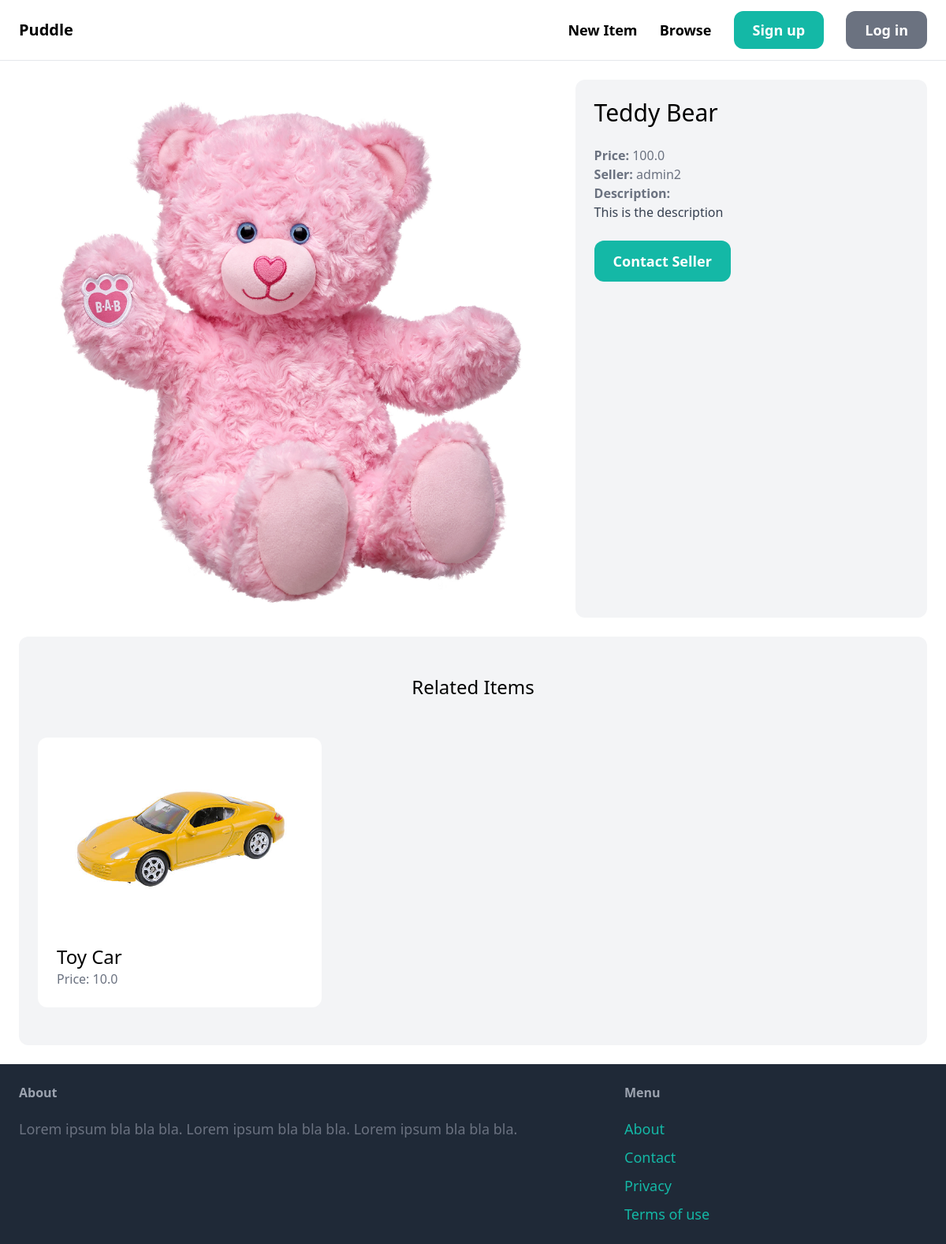
Page /items/1/ on the committed database.
### item/models.py (models this page shows, shortened)
class Item(models.Model):
    category = models.ForeignKey(Category, related_name='items', on_delete=models.CASCADE)
    name = models.CharField(max_length=255)
    description = models.TextField(blank=True, null=True)
    price = models.FloatField()
    image = models.ImageField(upload_to='item_images', blank="True", null=True)
    is_sold = models.BooleanField(default=False)
    created_by = models.ForeignKey(User, related_name='items', on_delete=models.CASCADE)
    created_at = models.DateTimeField(auto_now_add=True)

### item/views.py (the view)
# urls.py: path('<int:pk>/', views.detail, name='detail'),
def detail(request, pk):
    item = get_object_or_404(Item, pk=pk)
    related_items = Item.objects.filter(category=item.category, is_sold=False).exclude(pk=pk)[0:3]
    return render(request, 'item/detail.html', {
        'item': item,
        'related_items': related_items
    })

### item/templates/item/detail.html (shortened to what this page needs)
{% extends 'core/base.html' %}
{% block content %}
<div class="grid grid-cols-5 gap-6">
    <div class="col-span-3">
        <img src="{{ item.image.url }}" class="rounded-xl">
    </div>
    <div class="col-span-2 p-6 bg-gray-100 rounded-xl">
        <h1 class="mb-6 text-3xl">{{ item.name }}</h1>
        <p class="text-gray-500"><strong>Price: </strong>{{ item.price }}</p>
        <p class="text-gray-500"><strong>Seller: </strong>{{ item.created_by.username }}</p>
        {% if item.description %}
        <p class="text-gray-700">
            <strong class="text-gray-500">Description: </strong><br>
            {{ item.description }}
        </p>
        {% endif %}
        {% if request.user == item.created_by %}
            <div class="mt-6 p-6 bg-white rounded-xl">
                <p>This is your item!</p>
                <a href="{% url 'item:edit' item.id %}" class="inline-block mt-6 px-6 py-3 text-lg font-semibold bg-teal-500 text-white rounded-xl">Edit</a>
                <a href="{% url 'item:delete' item.id %}" class="inline-block mt-6 px-6 py-3 text-lg font-semibold bg-red-500 text-white rounded-xl">Delete</a>
            </div>
        {% else %}
        <a href="{% url 'conversation:new' item.id %}" class="inline-block mt-6 px-6 py-3 text-lg font-semibold bg-teal-500 rounded-xl text-white hover:bg-teal-700">
            Contact Seller
        </a>
        {% endif %}
    </div>
</div>
<div class="mt-6 px-6 py-12 bg-gray-100 rounded-xl">
    <h2 class="mb-12 text-2xl text-center">Related Items</h2>
    <div class="grid grid-cols-3 gap-3">
       {% for item in related_items %}
        <div>
            <a href="{% url 'item:detail' item.id %}">
                <div>
                    <img src="{{ item.image.url }}" class="rounded-t-xl">
                </div>
                <div class="p-6 bg-white rounded-b-xl">
                    <h2 class="text-2xl">{{ item.name }}</h2>
                    <p class="text-gray-500">Price: {{ item.price }}</p>
                </div>
            </a>
        </div>
       {% endfor %}
    </div>
</div>
{% endblock %}

### rows in the picture
Item: image (picture), name "Teddy Bear", price "100.0", created_by.username "admin2", description "This is the description"
Item: image (picture), name "Toy Car", price "10.0"
